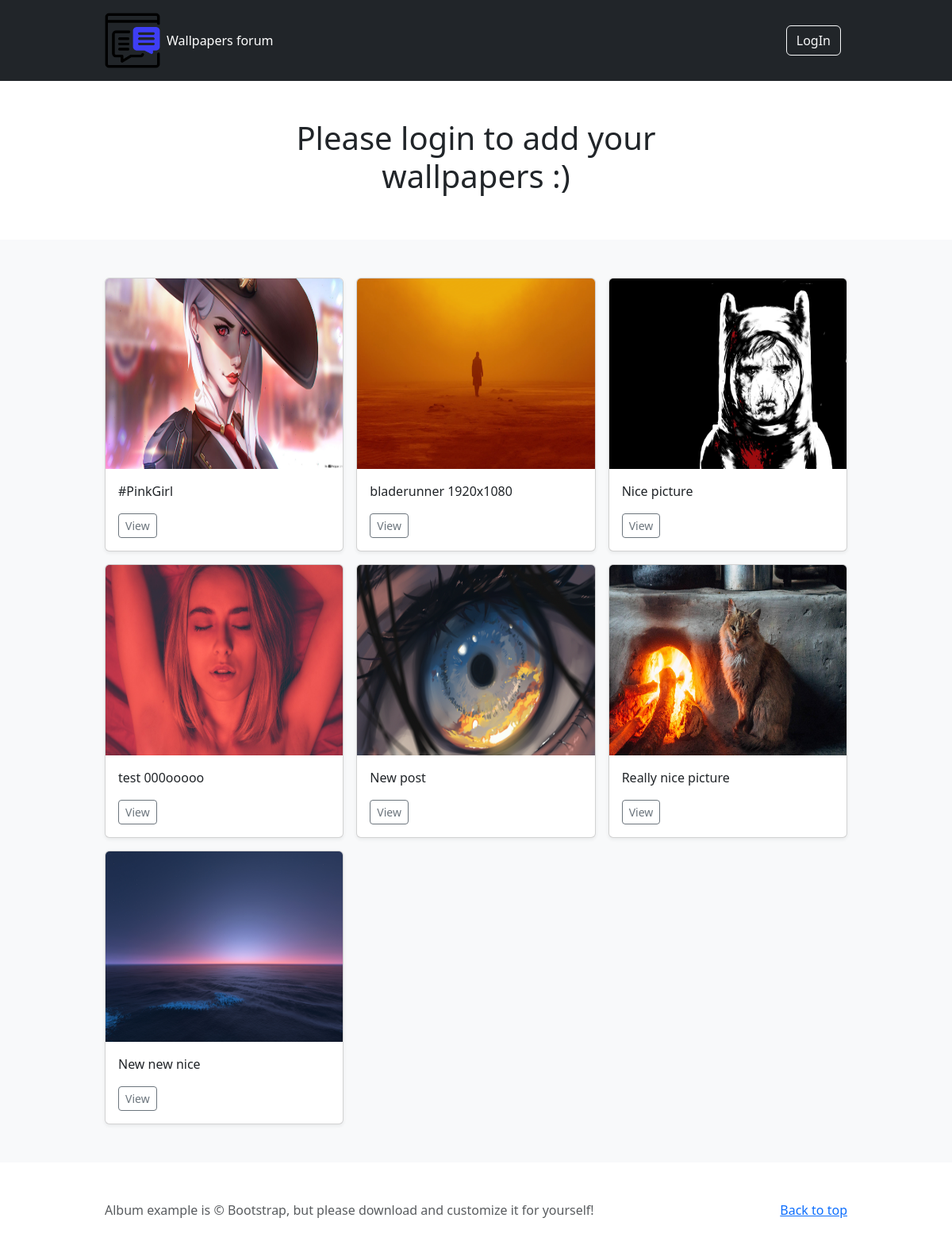
/posts/, run on the app's committed database.
### first/models.py (models this page shows)
class Post(models.Model):
    title = models.CharField(max_length=100)
    image = models.ImageField(upload_to='uploads', blank=True)
    author = models.ForeignKey('Author', on_delete=models.DO_NOTHING)
    issued = models.DateTimeField()

### first/views.py (the view)
# urls.py: path('posts/', first_views.posts, name="posts"),
def posts(request):
    posts = Post.objects.all()
    viewed_posts = request.session.get('viewed_posts', [])
    return render(request, 'posts.html', {'posts':posts, 'viewed_posts': viewed_posts})

### first/templates/posts.html (shortened to what this page needs)
{% extends 'base.html' %}
{% load static %}
{% block content %}
<main>
      <section class="py-5 text-center container">
        <div class="row py-lg-7">
          <div class="col-lg-8 col-md-8 mx-auto">
            <h1 class="fw-light">Please login to add your wallpapers :)
            </h1>
          </div>
        </div>
      </section>
  <div>
    <div class="album py-5 bg-light">
      <div class="container">
        <div class="row row-cols-1 row-cols-sm-2 row-cols-md-3 g-3">
        {% for post in posts %}
          <div class="col">
            <div class="card shadow-sm">
              {% if post.image %}
              <a href="{% url 'post' post.id %}">
              <img class="bd-placeholder-img card-img-top" width="352" height="240" src="{{ post.image.url }}"></img>
            </a>
              {% endif %}
              <div class="card-body">
                  <p class="card-text">{{ post.title }}</p>
                <div class="d-flex justify-content-between align-items-center">
                  <div class="btn-group">
                    <a href="{% url 'post' post.id %}">
                      <button type="button" class="btn btn-sm btn-outline-secondary">View</button>
                    </a>
                  </div>
                </div>
              </div>
            </div>
          </div>
          {% endfor %}
          </div>
        </div>
      </div>
    </div>
  </main>
{% endblock %}

### first/templates/base.html (shortened to what this page needs)
{% load static %}
<!doctype html>
<html lang="en">
  <head>
<link href="{% static 'first/style/bootstrap.min.css' %} " rel="stylesheet">
<link href="{% static 'first/style/add.css' %}" rel="stylesheet">
  </head>
  <body>
    <header class="p-3 text-bg-dark">
      <div class="container">
        <div class="d-flex flex-wrap align-items-center justify-content-center justify-content-lg-start">
          <a href="{% url 'posts' %}" class="d-flex align-items-center mb-2 mb-lg-0 text-white text-decoration-none">
            <img src="{% static 'first/img/forum.png' %}" width="70" height="70"></img>
          </a>
          <ul class="nav col-12 col-lg-auto me-lg-auto mb-2 justify-content-center mb-md-0">
            <li><a href="{% url 'posts' %}" class="nav-link px-2 text-white">Wallpapers forum</a></li>
          </ul>
          <div class="text-end">
            {% if user.is_authenticated %}
              <p class="nav-link px-2 text-white">{{ user.get_username }}</p>
              <a href="{% url 'logout' %}?next={{ request.path }}">
              <button type="button" class="btn btn-warning">LogOut</button>
              </a>
            {% else %}
            <a href="{% url 'login' %}??next={{ request.path }}">
              <button type="button" class="btn btn-outline-light me-2">LogIn</button>
            </a>
            {% endif %}
          </div>
        </div>
      </div>
    </header>
{% block content %}
{% endblock %}
<footer class="text-muted py-5">
  <div class="container">
    <p class="float-end mb-1">
      <a href="#">Back to top</a>
    </p>
    <p class="mb-1">Album example is &copy; Bootstrap, but please download and customize it for yourself!</p>
  </div>
</footer>
  </body>
</html>

### first/static/first/style/add.css (style rules this page uses)
.container { max-width: 960px; }

### data on the page
Post: image (picture), title "#PinkGirl"
Post: image (picture), title "bladerunner 1920x1080"
Post: image (picture), title "Nice picture"
Post: image (picture), title "test 000ooooo"
Post: image (picture), title "New post"
Post: image (picture), title "Really nice picture"
Post: image (picture), title "New new nice"
